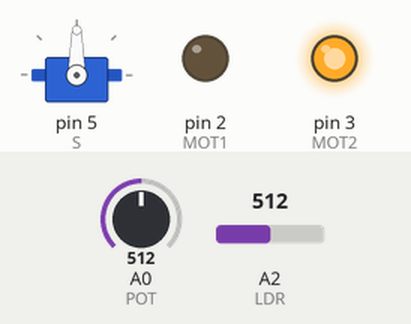
Simulated run of this sketch. Board: Arduino Uno, built with avr-gcc and run on an emulated ATmega328P. On the bench: servo, output pins drawn as LEDs (lit = HIGH). The inputs (shaded band) are chosen by the test bench; at power-on: A0 (POT) = 512, A2 (LDR) = 512.

Above: at 1.2 s.
1.3 s: A0 (POT) set to 690
At 2.2 s:
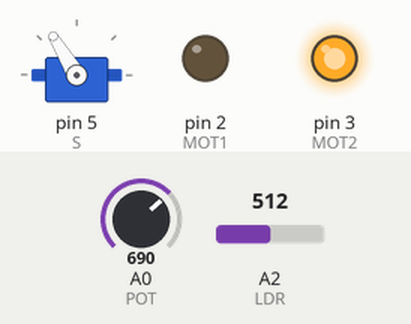
2.8 s: A2 (LDR) set to 673
4.3 s: A2 (LDR) set to 688
At 5.5 s:
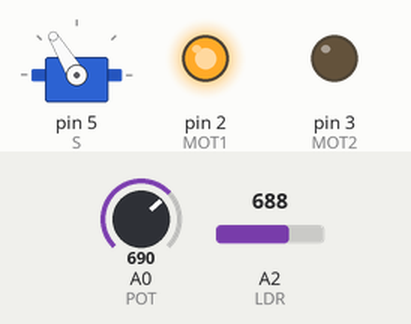
5.8 s: A0 (POT) set to 670
At 6.8 s:
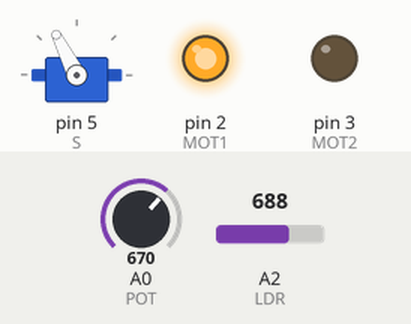
7.3 s: A2 (LDR) set to 670
At 8.0 s:
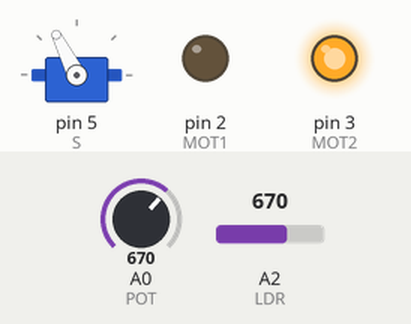
8.8 s: A0 (POT) set to 900
At 9.1 s:
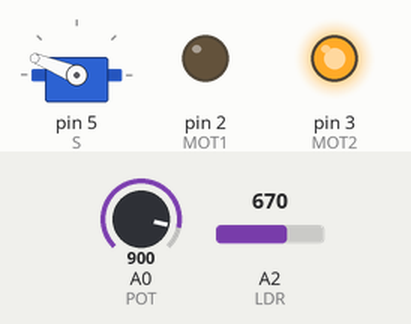
Timing chart, 0 to 11.3 s (numbered marks = the images above; inputs shaded):
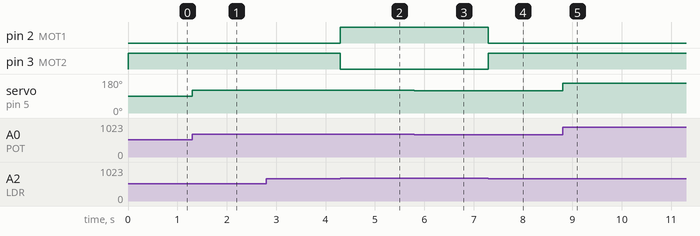

The sketch:

T1Code.ino
```cpp
#include<Servo.h>

#define LDR A2
#define POT A0
#define MOT1 2
#define MOT2 3
#define S 5

Servo myservo;

int lval;
int pval;
int mapp;

void setup() {
  pinMode(LDR, INPUT);
  pinMode(POT, INPUT);
  pinMode(MOT1, OUTPUT);
  pinMode(MOT2, OUTPUT);
  myservo.attach(S);
}

void loop() {
  lval = analogRead(LDR);
  pval = analogRead(POT);
  mapp = map(pval, 0, 1023, 0, 180);
  myservo.write(mapp);
  if (lval > 680)
  {
    digitalWrite(MOT1, HIGH);
    digitalWrite(MOT2, LOW);
  }
  else
  {
    digitalWrite(MOT2, HIGH);
    digitalWrite(MOT1, LOW);
  }

}
```

Measured:
- the behaviour switches between 680 and 681 on A2 (LDR) (found by bisection; images 1 and 2)
- after the input at 1.3 s, servo on pin 5 (S): 90° → 121° at once
- after the input at 2.8 s, every drawn part: stays the same
- after the input at 4.3 s, pin 2 (MOT1): LOW → HIGH at once; pin 3 (MOT2): HIGH → LOW at once
- after the input at 5.8 s, servo on pin 5 (S): 121° → 117° at once
- after the input at 7.3 s, pin 2 (MOT1): HIGH → LOW at once; pin 3 (MOT2): LOW → HIGH at once
- after the input at 8.8 s, servo on pin 5 (S): 117° → 158° at once
